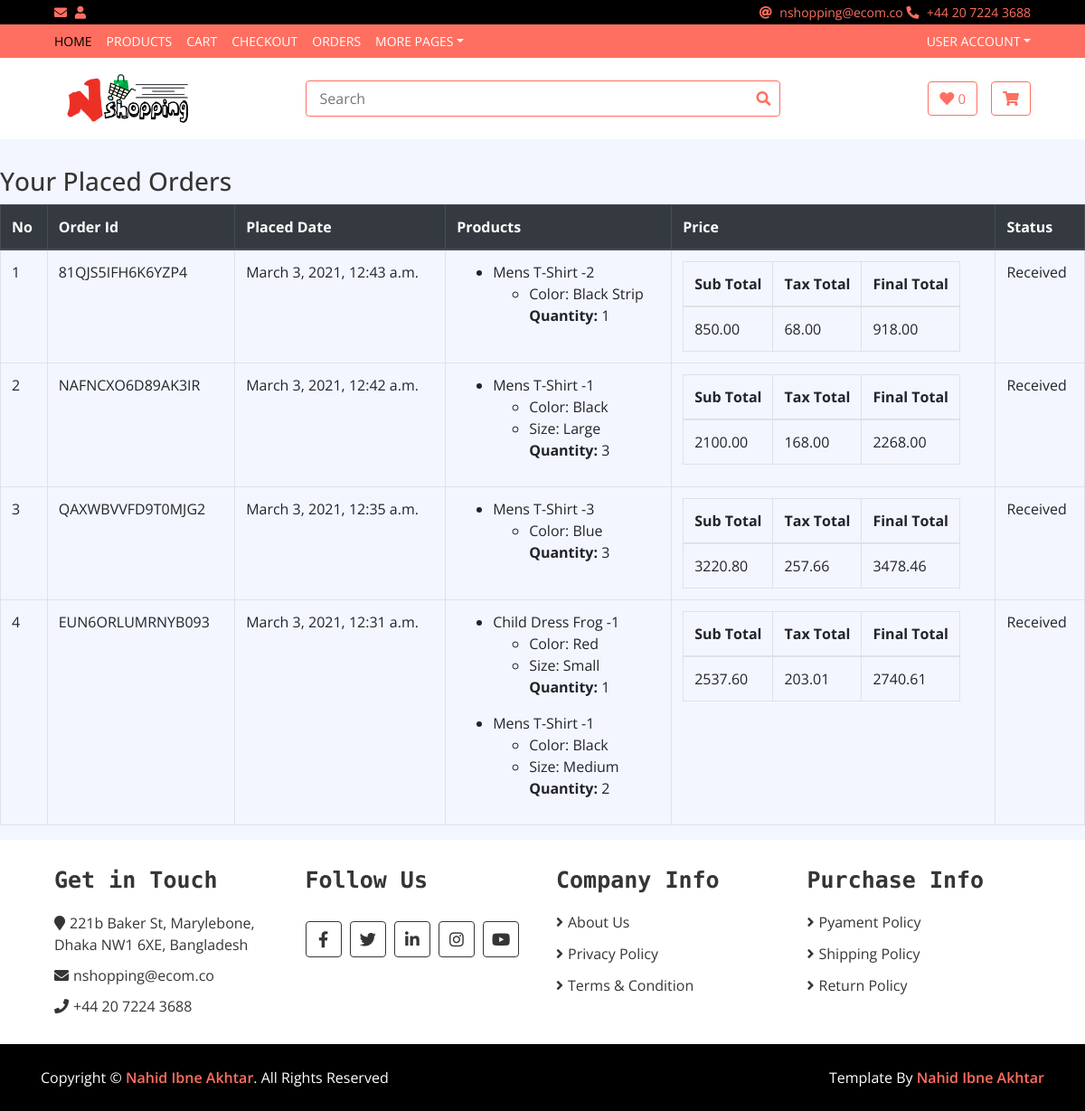
The page /orders on the database its author committed.
### companyinfo/models.py (models this page shows, shortened)
class companyContactInformation(models.Model):
    phone = models.CharField(max_length=20, default='0120000000000')
    email = models.EmailField(max_length=400)
    address = models.TextField(max_length=1000)

class sociallinks(models.Model):
    name = models.CharField(max_length=100)
    link = models.CharField(max_length=600)
    icon = models.CharField(max_length=50)

class copyright(models.Model):
    name = models.CharField(max_length=200)
    link = models.CharField(max_length=600, default='xyz')

### orders/models.py (models this page shows, shortened)
class Order(models.Model):
    user = models.ForeignKey(Customer, on_delete=models.SET_NULL, blank=True, null=True)
    order_id = models.CharField(max_length=120, default='abcde', unique=True)
    cart = models.ForeignKey(Cart, on_delete=models.CASCADE)
    status = models.CharField(max_length=120, choices=STATUS_CHOICES, default="Received")
    sub_total = models.DecimalField(max_length=100, max_digits=1000, decimal_places=2, default=0.00)
    tax_total = models.DecimalField(max_length=100, max_digits=1000, decimal_places=2, default=0.00)
    final_total = models.DecimalField(max_length=100, max_digits=1000, decimal_places=2, default=0.00)
    shipping = models.ForeignKey("UserAddress", on_delete=models.SET_NULL, null=True, blank=True, related_name="user_address_shipping_default")
    billing = models.ForeignKey("UserAddress", on_delete=models.SET_NULL, null=True, blank=True, related_name="user_address_billing_default")
    timestamp = models.DateTimeField(auto_now_add=True, auto_now=False)
    updated = models.DateTimeField(auto_now_add=False, auto_now=True)

### MStore/models/cartModel.py (models this page shows, shortened)
class CartItem(models.Model):
    cart = models.ForeignKey('Cart', on_delete=models.CASCADE, null=True, blank=True)
    product = models.ForeignKey(ProductModel, on_delete=models.CASCADE, null=True, blank=True)
    variations = models.ManyToManyField(Variation)
    quantity = models.IntegerField(default=1)
    notes = models.TextField(null=True, blank=True)
    line_total = models.DecimalField(default=1.00, max_digits=1000, decimal_places=2)
    timestamp = models.DateTimeField(auto_now_add=True, auto_now=False)
    updated = models.DateTimeField(auto_now_add=False, auto_now=True)

### MStore/models/productModel.py (models this page shows, shortened)
class ProductModel(models.Model):
    name = models.CharField(max_length=70)
    category = models.ForeignKey(Category, on_delete= models.CASCADE, default=1,)
    tags = models.ManyToManyField(tags, blank=True)
    price = models.DecimalField(decimal_places=2, max_digits=100, default=0.00)
    sales_price = models.DecimalField(decimal_places=2, max_digits=100, default=0.00, null=True, blank=True)
    description = models.TextField(max_length=1200, default='', null=True, blank=True)
    slug = models.SlugField(unique=True, default="xyz")
    rating = models.IntegerField(default=0)
    active = models.BooleanField(default=True)
    featured = models.BooleanField(default=False)
    sellingNumber = models.IntegerField(default=0)
    uploaded = models.DateTimeField(auto_now_add=False, auto_now=True, null=True, blank=True)
    updated = models.DateTimeField(auto_now_add=False, auto_now=True)
    class Meta:
        unique_together = ('name', 'slug')

### MStore/models/productImageModel.py (models this page shows, shortened)
class Variation(models.Model):
    product = models.ForeignKey(ProductModel, on_delete=models.SET_NULL, null=True, blank=True)
    category = models.CharField(max_length=120, choices=VAR_CATEGORIES, default='size')
    name = models.CharField(max_length=120)
    image = models.ForeignKey(ProductImage, on_delete=models.SET_NULL, null=True, blank=True)
    price = models.DecimalField(max_digits=100, decimal_places=10, null=True, blank=True)
    updated = models.DateTimeField(auto_now_add=False, auto_now=True)
    active = models.BooleanField(default=True)
    objects = VariationManager()

### orders/views.py (the view)
# urls.py: path('orders', orders, name="orders"),
def orders(request):
    all_orders = Order.objects.all().order_by('-updated')
    context = {"all_orders": all_orders}
    template = "orders/orders.html"
    return render(request, template, context)

### MStore/templates/orders/orders.html
{% extends 'base.html' %}
{% load static %}
{% block content%}
<h3>Your Placed Orders</h3>
<div aria-labelledby="orders-nav">
    <div class="table-responsive">
        <table class="table table-bordered">
            <thead class="thead-dark">
            <tr>
                <th>No</th>
                <th>Order Id</th>
                <th>Placed Date</th>
                <th>Products</th>
                <th>Price</th>
                <th>Status</th>
            </tr>
            </thead>
            <tbody>
            {% for order in all_orders%}
            <tr>
                <td>{{forloop.counter}}</td>
                <td>{{ order.order_id }}</td>
                <td>{{ order.updated }}</td>
                <td>
                    {% for item in order.cart.cartitem_set.all %}
                    <ul><li>{{ item.product.name }}</li>
                        {% if item.variations.all %}
                        {% for subitem in item.variations.all %}
                        <ul>
                            <li>
                            {{ subitem.category|capfirst }}: {{ subitem.name|capfirst }}
                            </li>
                        </ul>
                        {% endfor %}
                        {% endif %}
                        <ul>
                            <l><b>Quantity: </b><span>{{ item.quantity }}</span></l>
                        </ul>
                    </ul>
                    {% endfor %}
                </td>
                <td>
                    <table>
                        <thead>
                            <tr>
                                <th>Sub Total</th>
                                <th>Tax Total</th>
                                <th>Final Total</th>
                            </tr>
                        </thead>
                        <tbody>
                            <tr>
                                <td>{{ order.sub_total }}</td>
                                <td>{{ order.tax_total }}</td>
                                <td>{{ order.final_total }}</td>
                            </tr>
                        </tbody>
                    </table>
                </td>
                <td>{{ order.status }}</td>
            </tr>
            {% endfor %}
            </tbody>
        </table>
    </div>
</div>
{% endblock %}

### MStore/templates/base.html (shortened to what this page needs)
<!DOCTYPE html>
{% load static %}
<html lang="en">
<head>
    <link href="https://stackpath.bootstrapcdn.com/bootstrap/4.4.1/css/bootstrap.min.css" rel="stylesheet">
    <link href="https://cdnjs.cloudflare.com/ajax/libs/font-awesome/5.10.0/css/all.min.css" rel="stylesheet">
    <link href="{% static 'lib/slick/slick.css' %}" rel="stylesheet">
    <link href="{% static 'lib/slick/slick-theme.css' %}" rel="stylesheet">
    <link href="{% static 'css/style.css' %}" rel="stylesheet">
</head>
<body>
<div class="top-bar">
    <div class="container-fluid">
        <div class="row">
            <div class="col-sm-6">
                <i class="fa fa-envelope"></i>
                {% if request.session.fname %}
                Welcome {{ request.session.fname }}
                {% else %}
                <i class="fas fa-user"></i>
                {% endif %}
            </div>
            <div class="col-sm-6">
                {% if address %}
                <i class="fas fa-at"></i>
                {{ address.email }}
                <i class="fa fa-phone-alt"></i>
                {{ address.phone }}
                {% else %}
                <i class="fa fa-phone-alt"></i>
                +0999-999-999
                {% endif %}
            </div>
        </div>
    </div>
</div>
<div class="nav">
    <div class="container-fluid">
        <nav class="navbar navbar-expand-md bg-dark navbar-dark">
            <div class="collapse navbar-collapse justify-content-between" id="navbarCollapse">
                <div class="navbar-nav mr-auto">
                    <a href="/" class="nav-item nav-link active">Home</a>
                    <a href="/products" class="nav-item nav-link">Products</a>
                    <a href="/basket" class="nav-item nav-link">Cart</a>
                    <a href="/checkout" class="nav-item nav-link">Checkout</a>
                    <a href="/orders" class="nav-item nav-link">Orders</a>
                    <div class="nav-item dropdown">
                        <a href="#" class="nav-link dropdown-toggle" data-toggle="dropdown">More Pages</a>
                    </div>
                </div>
                <div class="navbar-nav ml-auto">
                    <div class="nav-item dropdown">
                        <a href="#" class="nav-link dropdown-toggle" data-toggle="dropdown">User Account</a>
                    </div>
                </div>
            </div>
        </nav>
    </div>
</div>
<div class="bottom-bar">
    <div class="container-fluid">
        <div class="row align-items-center">
            <div class="col-md-3">
                <div class="logo">
                    <a href="/">
                        <img src="{% static 'img/nshopping.png' %}" alt="Logo">
                    </a>
                </div>
            </div>
            <div class="col-md-6">
                <div class="search">
                    <form action="/s/">
                        <input type="text" placeholder="Search" aria-label="Search" name="q">
                        <button type="submit"><i class="fa fa-search"></i></button>
                    </form>
                </div>
            </div>
            <div class="col-md-3">
                <div class="user">
                    <a href="wishlist.html" class="btn wishlist">
                        <i class="fa fa-heart"></i>
                        <span>0</span>
                    </a>
                    <a href="/basket" class="btn cart">
                        <i class="fa fa-shopping-cart"></i>
                    </a>
                </div>
            </div>
        </div>
    </div>
</div>
{% block content%}
{% endblock%}
<div class="footer">
    <div class="container-fluid">
        <div class="row">
            <div class="col-lg-3 col-md-6">
                <div class="footer-widget">
                    <h2>Get in Touch</h2>
                    {% if address %}
                    <div class="contact-info">
                        <p><i class="fa fa-map-marker"></i>{{ address.address }}</p>
                        <p><i class="fa fa-envelope"></i>{{ address.email }}</p>
                        <p><i class="fa fa-phone"></i>{{ address.phone }}</p>
                    </div>
                    {% else %}
                    <div class="contact-info">
                        <p><i class="fa fa-map-marker"></i>123 E Store, Los Angeles, USA</p>
                        <p><i class="fa fa-envelope"></i>email@example.com</p>
                        <p><i class="fa fa-phone"></i>+123-456-7890</p>
                    </div>
                    {% endif %}
                </div>
            </div>
            <div class="col-lg-3 col-md-6">
                <div class="footer-widget">
                    <h2>Follow Us</h2>
                    <div class="contact-info">
                        {% if social %}
                        <div class="social">
                            {% for soc in social %}
                            <a href="{{ soc.link }}"><i class="fab {{ soc.icon }}"></i></a>
                            {% endfor %}
                        </div>
                        {% endif %}
                    </div>
                </div>
            </div>
            <div class="col-lg-3 col-md-6">
                <div class="footer-widget">
                    <h2>Company Info</h2>
                    <ul>
                        <li><a href="{% url 'aboutus' 'aboutus-tab' %}">About Us</a></li>
                        <li><a href="{% url 'aboutus' 'privacy-policy-tab' %}">Privacy Policy</a></li>
                        <li><a href="{% url 'aboutus' 'terms-conditions-tab' %}">Terms & Condition</a></li>
                    </ul>
                </div>
            </div>
            <div class="col-lg-3 col-md-6">
                <div class="footer-widget">
                    <h2>Purchase Info</h2>
                    <ul>
                        <li><a href="{% url 'aboutus' 'payment-policy-tab' %}">Pyament Policy</a></li>
                        <li><a href="{% url 'aboutus' 'shipping-policy-tab' %}">Shipping Policy</a></li>
                        <li><a href="{% url 'aboutus' 'return-policy-tab' %}">Return Policy</a></li>
                    </ul>
                </div>
            </div>
        </div>
        </div>
    </div>
<div class="footer-bottom">
    <div class="container">
        <div class="row">
            {% if copyrght %}
            <div class="col-md-6 copyright">
                <p>Copyright &copy; <a href="{{ copyrght.link }}">{{ copyrght.name }}</a>. All Rights Reserved</p>
            </div>
            {% endif %}
            {% if copyrght %}
            <div class="col-md-6 template-by">
                <p>Template By <a href="{{ copyrght.link }}">{{ copyrght.name }}</a></p>
            </div>
            {% endif %}
        </div>
    </div>
</div>
</body>
</html>

### rows shown on the page
companyContactInformation: email "nshopping@ecom.co", phone "+44 20 7224 3688", address "221b Baker St, Marylebone, Dhaka NW1 6XE, Bangladesh"
Order: order_id "81QJS5IFH6K6YZP4", updated "March 3, 2021, 12:43 a.m.", sub_total "850.00", tax_total "68.00", final_total "918.00", status "Received"
CartItem: product.name "Mens T-Shirt -2", quantity "1"
Variation: category "Color", name "Black Strip"
Order: order_id "NAFNCXO6D89AK3IR", updated "March 3, 2021, 12:42 a.m.", sub_total "2100.00", tax_total "168.00", final_total "2268.00", status "Received"
CartItem: product.name "Mens T-Shirt -1", quantity "3"
Variation: category "Color", name "Black"
Variation: category "Size", name "Large"
Order: order_id "QAXWBVVFD9T0MJG2", updated "March 3, 2021, 12:35 a.m.", sub_total "3220.80", tax_total "257.66", final_total "3478.46", status "Received"
CartItem: product.name "Mens T-Shirt -3", quantity "3"
Variation: category "Color", name "Blue"
Order: order_id "EUN6ORLUMRNYB093", updated "March 3, 2021, 12:31 a.m.", sub_total "2537.60", tax_total "203.01", final_total "2740.61", status "Received"
CartItem: product.name "Child Dress Frog -1", quantity "1"
Variation: category "Color", name "Red"
Variation: category "Size", name "Small"
CartItem: product.name "Mens T-Shirt -1", quantity "2"
Variation: category "Size", name "Medium"
copyright: name "Nahid Ibne Akhtar"
